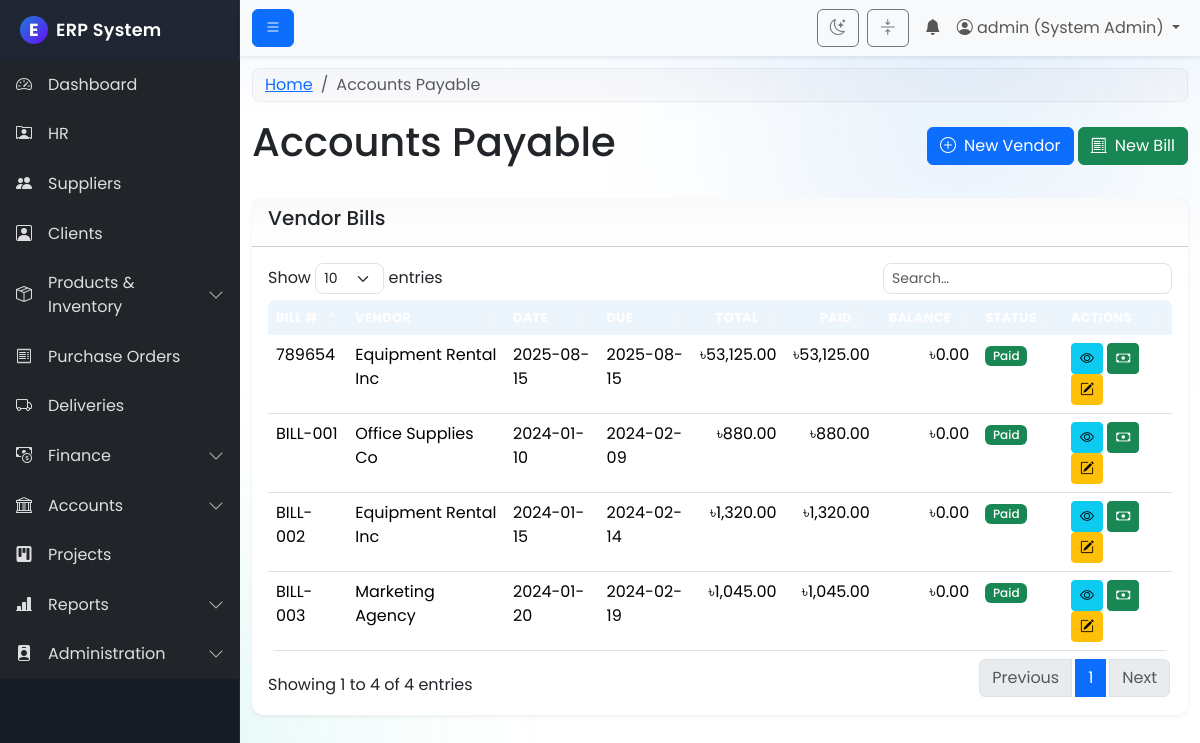
The app's page /modules/accounts/accounts_payable.php (signed in) with its own data.
### tables this page shows
CREATE TABLE `ap_bills` (
  `id` int(11) NOT NULL,
  `vendor_id` int(11) NOT NULL,
  `bill_no` varchar(64) NOT NULL,
  `bill_date` date NOT NULL,
  `due_date` date NOT NULL,
  `subtotal` decimal(12,2) NOT NULL DEFAULT 0.00,
  `tax_code_id` int(11) DEFAULT NULL,
  `tax_amount` decimal(12,2) NOT NULL DEFAULT 0.00,
  `total` decimal(12,2) NOT NULL,
  `paid` decimal(12,2) NOT NULL DEFAULT 0.00,
  `status` enum('Unpaid','Partially Paid','Paid','Overdue') DEFAULT 'Unpaid',
  `created_at` timestamp NOT NULL DEFAULT current_timestamp()
);

CREATE TABLE `ap_vendors` (
  `id` int(11) NOT NULL,
  `vendor_name` varchar(255) NOT NULL,
  `email` varchar(255) DEFAULT NULL,
  `created_at` timestamp NOT NULL DEFAULT current_timestamp()
);

### includes/permissions.php (called while the page is built, shortened)
<?php
function has_permission($required_permissions) {
    if ($_SESSION['role_name'] == 'System Admin') {
        return true;
    }
    return false;
}
?>

### modules/accounts/accounts_payable.php (the view, shortened to what this page needs)
<?php
$page_title = "Accounts Payable";
include('../../includes/header.php');
$conn = connect_db();
$res = $conn->query("SELECT b.*, v.vendor_name FROM ap_bills b JOIN ap_vendors v ON v.id=b.vendor_id ORDER BY b.bill_date DESC");
?>
<div class="d-flex justify-content-between align-items-center mb-4">
  <h1><?php echo $page_title; ?></h1>
  <?php if (has_permission('budget_manage')): ?>
  <div>
    <a href="/erp_project/modules/accounts/ap_add_vendor.php" class="btn btn-primary"><i class="bi bi-plus-circle me-2"></i>New Vendor</a>
    <a href="/erp_project/modules/accounts/ap_add_bill.php" class="btn btn-success"><i class="bi bi-receipt-cutoff me-2"></i>New Bill</a>
  </div>
  <?php endif; ?>
</div>
<div class="card">
  <div class="card-header"><h5>Vendor Bills</h5></div>
  <div class="card-body">
    <div class="table-responsive">
      <table class="table table-hover data-table">
        <thead class="table-dark">
          <tr>
            <th>Bill #</th>
            <th>Vendor</th>
            <th>Date</th>
            <th>Due</th>
            <th class="text-end">Total</th>
            <th class="text-end">Paid</th>
            <th class="text-end">Balance</th>
            <th>Status</th>
            <?php if (has_permission('budget_manage')): ?>
            <th>Actions</th>
            <?php endif; ?>
          </tr>
        </thead>
        <tbody>
          <?php if ($res && $res->num_rows): while($row=$res->fetch_assoc()): $bal = (float)$row['total'] - (float)$row['paid']; ?>
          <tr>
            <td><?php echo htmlspecialchars($row['bill_no']); ?></td>
            <td><?php echo htmlspecialchars($row['vendor_name']); ?></td>
            <td><?php echo htmlspecialchars($row['bill_date']); ?></td>
            <td><?php echo htmlspecialchars($row['due_date']); ?></td>
            <td class="text-end">৳<?php echo number_format($row['total'],2); ?></td>
            <td class="text-end">৳<?php echo number_format($row['paid'],2); ?></td>
            <td class="text-end">৳<?php echo number_format($bal,2); ?></td>
            <td>
              <span class="badge bg-<?php echo $row['status']==='Paid'?'success':($row['status']==='Overdue'?'danger':'warning'); ?>">
                <?php echo htmlspecialchars($row['status']); ?>
              </span>
            </td>
            <?php if (has_permission('budget_manage')): ?>
            <td>
              <a href="/erp_project/modules/accounts/ap_view_bill.php?id=<?php echo (int)$row['id']; ?>" class="btn btn-sm btn-info" title="View Details"><i class="bi bi-eye"></i></a>
              <a href="/erp_project/modules/accounts/ap_record_payment.php?bill_id=<?php echo (int)$row['id']; ?>" class="btn btn-sm btn-success" title="Record Payment"><i class="bi bi-cash"></i></a>
              <a href="/erp_project/modules/accounts/ap_edit_bill.php?id=<?php echo (int)$row['id']; ?>" class="btn btn-sm btn-warning" title="Edit"><i class="bi bi-pencil-square"></i></a>
            </td>
            <?php endif; ?>
          </tr>
          <?php endwhile; endif; ?>
        </tbody>
      </table>
    </div>
  </div>
</div>
<?php include('../../includes/footer.php'); ?>

### assets/css/style.css (style rules this page uses)
:root { --erp-sidebar-width: 15rem; --erp-brand-primary: #1e7bd9; --erp-brand-secondary: #6c757d; --erp-brand-accent: #00c4b3; --erp-shadow-sm: 0 0.125rem 0.25rem rgba(0,0,0,.06); --erp-shadow-md: 0 0.5rem 1rem rgba(0,0,0,.12); --gradient-blue: linear-gradient(135deg, #667eea 0%, #764ba2 100%); --gradient-orange: linear-gradient(135deg, #f093fb 0%, #f5576c 100%); --gradient-green: linear-gradient(135deg, #4facfe 0%, #00f2fe 100%); --gradient-purple: linear-gradient(135deg, #a8edea 0%, #fed6e3 100%); }
body { font-family: 'Poppins', sans-serif; background: var(--bs-body-bg); color: var(--bs-body-color); }
.fade-in { animation: fadeIn 0.5s ease-out forwards; }
.card { border: 0; border-radius: .75rem; box-shadow: var(--erp-shadow-sm); transition: transform .2s ease, box-shadow .2s ease; }
.table { border-radius: .5rem; overflow: hidden; }
.table thead th { background: rgba(30,123,217,.08); border-bottom: 0; }
.btn { transition: transform .05s ease, box-shadow .2s ease; }
.btn-primary { box-shadow: 0 0 0 rgba(13,110,253,.0); }
body::before, body::after { content: ""; position: fixed; z-index: -1; width: 60vmax; height: 60vmax; border-radius: 50%; filter: blur(80px); opacity: .12; pointer-events: none; }
body::before { top: -20vmax; right: -10vmax; background: radial-gradient(ellipse at center, var(--erp-brand-primary) 0%, transparent 60%); }
body::after { bottom: -25vmax; left: -15vmax; background: radial-gradient(ellipse at center, var(--erp-brand-accent) 0%, transparent 60%); }
.btn { position: relative; overflow: hidden; }
.table thead th { text-transform: uppercase; letter-spacing: .4px; font-size: .8rem; }
.table .badge { font-weight: 500; }
.card > .card-header { background: linear-gradient(180deg, rgba(0,0,0,.02), transparent); font-weight: 600; }
.table thead th { background: rgba(30,123,217,.08); }

### records on screen
ap_bills: bill_no "789654", vendor.vendor_name "Equipment Rental Inc", bill_date "2025-08-15", due_date "2025-08-15", total "53,125.00", paid "53,125.00", bal "0.00", status "Paid"
ap_bills: bill_no "BILL-003", vendor.vendor_name "Marketing Agency", bill_date "2024-01-20", due_date "2024-02-19", total "1,045.00", paid "1,045.00", bal "0.00", status "Paid"
ap_bills: bill_no "BILL-002", vendor.vendor_name "Equipment Rental Inc", bill_date "2024-01-15", due_date "2024-02-14", total "1,320.00", paid "1,320.00", bal "0.00", status "Paid"
ap_bills: bill_no "BILL-001", vendor.vendor_name "Office Supplies Co", bill_date "2024-01-10", due_date "2024-02-09", total "880.00", paid "880.00", bal "0.00", status "Paid"

### other values on screen
$_SESSION['username'] "admin"
$_SESSION['role_name'] "System Admin"
$page_title "Accounts Payable"
